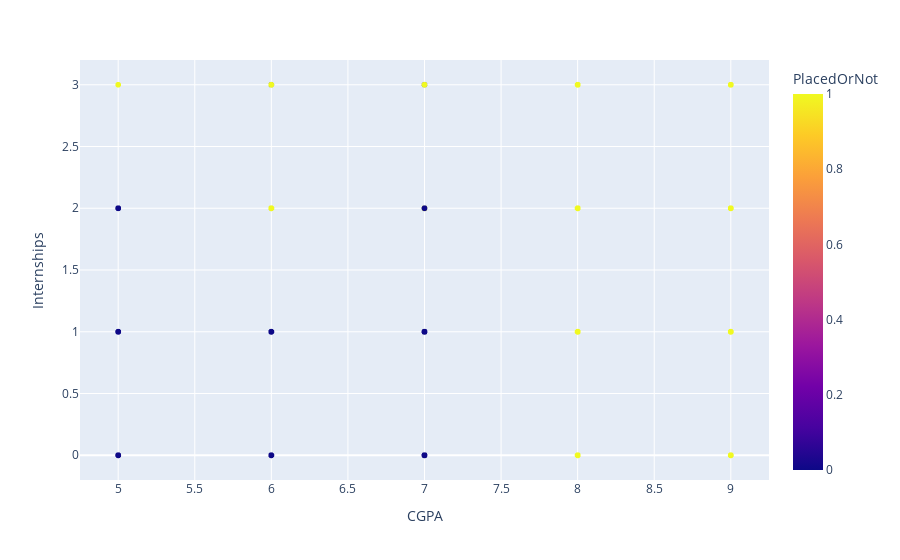

The cell this chart's notebook holds for it:
### Markdown cell above
# 4. EDA

### Code cell
# Plotting  the graph so that we can visualize the output with respect to major features
figure = px.scatter(dataframe, x="CGPA", y="Internships", color="PlacedOrNot",
                 hover_data=['CGPA'])
figure.show()

### Figure 1 — Plotly figure (JSON) as saved in the notebook; plotly's stock layout.template omitted (floating-point values rounded to 4 significant figures; data arrays with more than 128 entries replaced by an {"elided": "..."} marker saying what was removed)
{"data": [{"hovertemplate": "CGPA=%{x}<br>Internships=%{y}<br>PlacedOrNot=%{marker.color}<extra></extra>", "legendgroup": "", "marker": {"color": {"elided": "2966 int values"}, "coloraxis": "coloraxis", "symbol": "circle"}, "mode": "markers", "name": "", "showlegend": false, "x": {"elided": "2966 int values"}, "xaxis": "x", "y": {"elided": "2966 int values"}, "yaxis": "y", "type": "scattergl"}], "layout": {"xaxis": {"anchor": "y", "domain": [0, 1], "title": {"text": "CGPA"}}, "yaxis": {"anchor": "x", "domain": [0, 1], "title": {"text": "Internships"}}, "coloraxis": {"colorbar": {"title": {"text": "PlacedOrNot"}}, "colorscale": [[0, "#0d0887"], [0.1111, "#46039f"], [0.2222, "#7201a8"], [0.3333, "#9c179e"], [0.4444, "#bd3786"], [0.5556, "#d8576b"], [0.6667, "#ed7953"], [0.7778, "#fb9f3a"], [0.8889, "#fdca26"], [1, "#f0f921"]]}, "legend": {"tracegroupgap": 0}, "margin": {"t": 60}}}
